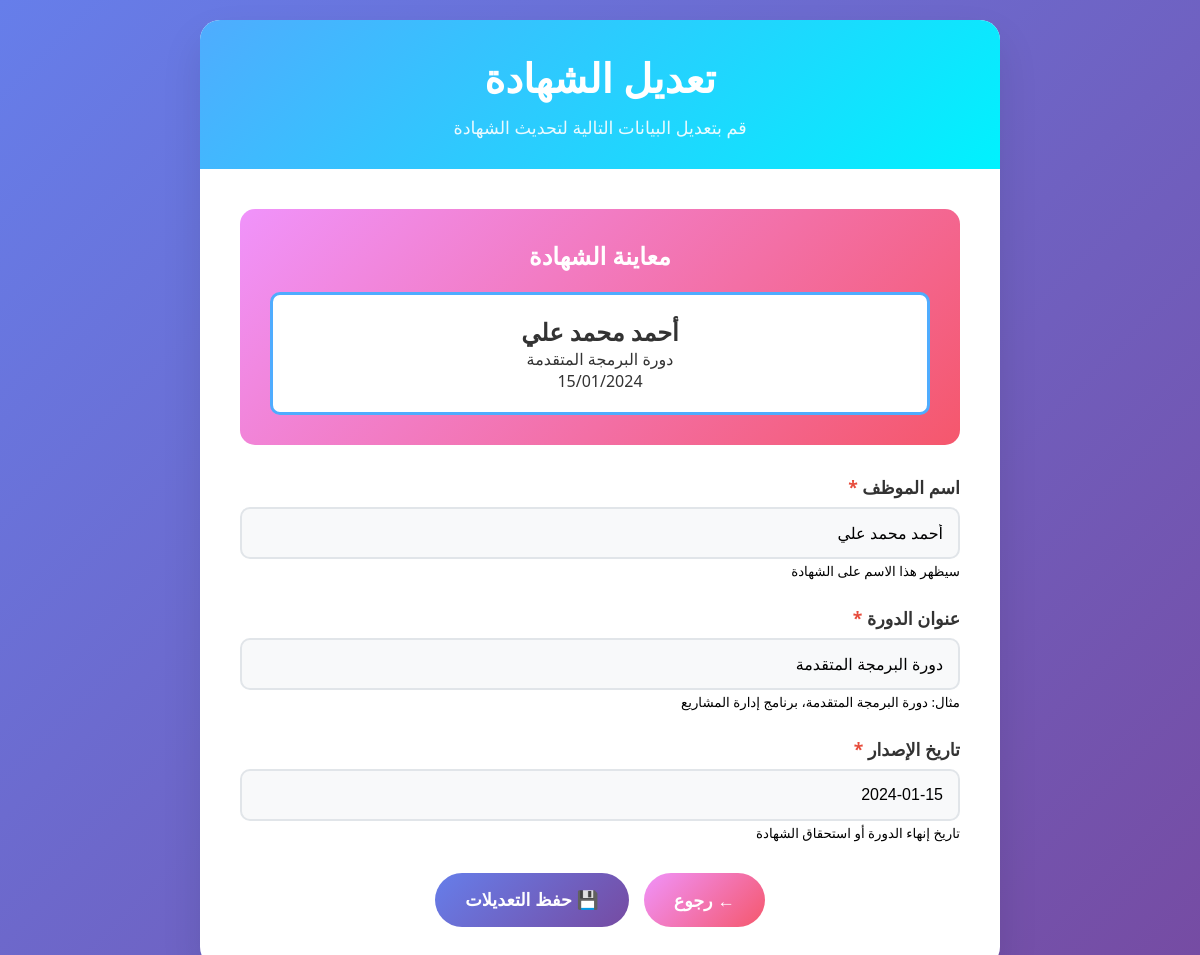
The page /edit/5/ on the database its author committed.
### main/models.py (models this page shows, shortened)
class Certificate(models.Model):
    employee_name = models.CharField(max_length=200)
    course_title = models.CharField(max_length=200)
    issue_date = models.DateField()
    logo = models.ImageField(upload_to="logos/", blank=True, null=True)
    pdf_file = models.FileField(upload_to="certificates/", blank=True, null=True)
    created_at = models.DateTimeField(auto_now_add=True)

### main/views.py (the view)
# urls.py: path('edit/<int:cert_id>/', views.edit_certificate, name="edit_certificate"),
def edit_certificate(request, cert_id):
    try:
        cert = Certificate.objects.get(id=cert_id)
    except Certificate.DoesNotExist:
        return redirect("main:list_certificates")
    if request.method == "POST":
        form = CertificateForm(request.POST, request.FILES, instance=cert)
        if form.is_valid():
            cert = form.save()
            pdf_path = generate_certificate(cert)
            cert.pdf_file.name = pdf_path.replace("media/", "")
            cert.save()
            return redirect("main:list_certificates")
    else:
        form = CertificateForm(instance=cert)
    return render(request, "main/edit_certificate.html", {"form": form, "cert": cert})

### main/forms.py
class CertificateForm(forms.ModelForm):
    class Meta:
        model = Certificate
        fields = ['employee_name', 'course_title', 'issue_date', 'logo']

### main/templates/main/edit_certificate.html (shortened to what this page needs)
<!DOCTYPE html>
<html lang="ar" dir="rtl">
<head>
</head>
<body>
    <div class="container">
        <div class="header">
            <h1>تعديل الشهادة</h1>
            <p>قم بتعديل البيانات التالية لتحديث الشهادة</p>
        </div>
        <div class="form-container">
            <div class="preview-section">
                <h3>معاينة الشهادة</h3>
                <div class="certificate-preview">
                    <h2 id="preview-name">{{ cert.employee_name }}</h2>
                    <p id="preview-course">{{ cert.course_title }}</p>
                    <p id="preview-date">{{ cert.issue_date|date:"d/m/Y" }}</p>
                </div>
            </div>
            <form method="post" enctype="multipart/form-data">
                <div class="form-group">
                    <label for="{{ form.employee_name.id_for_label }}">اسم الموظف <span class="required">*</span></label>
                    {{ form.employee_name }}
                    <small>سيظهر هذا الاسم على الشهادة</small>
                </div>
                <div class="form-group">
                    <label for="{{ form.course_title.id_for_label }}">عنوان الدورة <span class="required">*</span></label>
                    {{ form.course_title }}
                    <small>مثال: دورة البرمجة المتقدمة، برنامج إدارة المشاريع</small>
                </div>
                <div class="form-group">
                    <label for="{{ form.issue_date.id_for_label }}">تاريخ الإصدار <span class="required">*</span></label>
                    {{ form.issue_date }}
                    <small>تاريخ إنهاء الدورة أو استحقاق الشهادة</small>
                </div>
                <div class="btn-container">
                    <a href="{% url 'main:list_certificates' %}" class="btn btn-secondary">← رجوع</a>
                    <button type="submit" class="btn btn-primary">💾 حفظ التعديلات</button>
                </div>
            </form>
        </div>
    </div>
</body>
</html>

### main/templates/main/edit_certificate.html (style rules this page uses)
* { margin: 0; padding: 0; box-sizing: border-box; }
body { font-family: 'Segoe UI', Tahoma, Geneva, Verdana, sans-serif; background: linear-gradient(135deg, #667eea 0%, #764ba2 100%); min-height: 100vh; padding: 20px; direction: rtl; }
.container { max-width: 800px; margin: 0 auto; background: white; border-radius: 20px; box-shadow: 0 20px 40px rgba(0,0,0,0.1); overflow: hidden; }
.header { background: linear-gradient(135deg, #4facfe 0%, #00f2fe 100%); color: white; padding: 30px; text-align: center; }
.header h1 { font-size: 2.5rem; margin-bottom: 10px; font-weight: 700; }
.header p { font-size: 1.1rem; opacity: 0.9; }
.form-container { padding: 40px; }
.preview-section { background: linear-gradient(135deg, #f093fb 0%, #f5576c 100%); color: white; padding: 30px; margin-bottom: 30px; border-radius: 15px; text-align: center; }
.preview-section h3 { font-size: 1.5rem; margin-bottom: 15px; }
.certificate-preview { background: white; color: #333; padding: 20px; border-radius: 10px; border: 3px solid #4facfe; margin-top: 20px; }
.form-group { margin-bottom: 25px; }
.form-group label { display: block; margin-bottom: 8px; font-weight: 600; color: #333; font-size: 1.1rem; }
.form-group input, .form-group textarea { width: 100%; padding: 15px; border: 2px solid #e1e5e9; border-radius: 10px; font-size: 1rem; transition: all 0.3s ease; background: #f8f9fa; }
.btn-container { display: flex; gap: 15px; justify-content: center; margin-top: 30px; }
.btn { padding: 15px 30px; border: none; border-radius: 50px; font-size: 1.1rem; font-weight: 600; cursor: pointer; transition: all 0.3s ease; text-decoration: none; display: inline-flex; align-items: center; gap: 10px; }
.btn-primary { background: linear-gradient(135deg, #667eea 0%, #764ba2 100%); color: white; }
.btn-secondary { background: linear-gradient(135deg, #f093fb 0%, #f5576c 100%); color: white; }
.required { color: #e74c3c; }

### rows shown on the page
Certificate: employee_name "أحمد محمد علي", course_title "دورة البرمجة المتقدمة", issue_date "15/01/2024", issue_date "2024-01-15"
